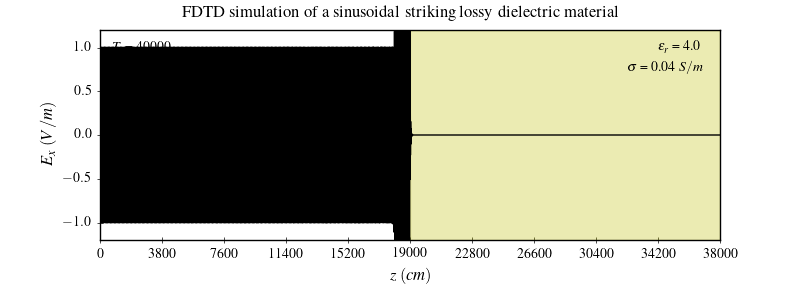

Generate this figure with Julia:
#!/usr/bin/env julia
# File: test_2_1.jl
# Name: D.Saravanan
# Date: 28/02/2025

""" Simulation of a propagating sinusoidal wave of 700 MHz striking a lossy
dielectric with a dielectric constant of 4 and conductivity of 0.04 (S/m) """

import PyPlot as plt
using Printf

plt.matplotlib.style.use("classic")
plt.matplotlib.style.use("../pyplot.mplstyle")


function visualize(ns::Int, nx::Int, epsr::Float32, sigma::Float32, nax::Array{Float32}, ex::Array{Float32})::Nothing
    fig, ax = plt.subplots(figsize=(8,3), gridspec_kw=Dict("hspace"=>0.2))
    fig.suptitle("FDTD simulation of a sinusoidal striking lossy dielectric material")
    medium = epsr > 1 ? findall(x->x!=0,1.0./nax.-1) : 1.0./nax.-1
    ax.plot(0:nx-1, ex, color="k", linewidth=1.0)
    ax.axvspan(medium[1], medium[end], color="y", alpha=0.3)
    ax.set(xlim=(0, nx-1), ylim=(-1.2, 1.2))
    ax.set(xticks=0:Int(ceil(nx/500)*50):nx)
    ax.set(xlabel="\$z\\;(cm)\$", ylabel="\$E_x\\;(V/m)\$")
    ax.text(0.02, 0.90, "\$T\$ = $ns", transform=ax.transAxes)
    ax.text(0.90, 0.90, "\$\\epsilon_r\$ = $epsr", transform=ax.transAxes)
    ax.text(0.85, 0.80, "\$\\sigma\$ = $sigma \$S/m\$", transform=ax.transAxes)
    plt.subplots_adjust(bottom=0.2, hspace=0.45)
    plt.savefig("test_2_1.png", dpi=100)
end


struct medium
    nax::Array{Float32}
    nbx::Array{Float32}
end


function sinusoidal(t::Int32, ds::Float32, freq::Float32)::Float32
    dt::Float32 = ds/6e8  # time step (s)
    return sin(2*pi*freq*dt*t)
end


function dxfield(t::Int32, nx::Int, dx::Array{Float32}, hy::Array{Float32})
    # calculate the electric flux density Dx
    @views dx[2:nx] .+= 0.5 .* (hy[1:nx-1] .- hy[2:nx])
    # put a sinusoidal wave at the low end
    dx[2] += sinusoidal(t, 0.01f0, 700f6)
end


function exfield(nx::Int, md::medium, dx::Array{Float32}, ix::Array{Float32}, ex::Array{Float32})
    # calculate the Ex field from Dx
    @views ex[2:nx] .= md.nax[2:nx] .* (dx[2:nx] .- ix[2:nx])
    @views ix[2:nx] .+= md.nbx[2:nx] .* ex[2:nx]
end


function hyfield(nx::Int, ex::Array{Float32}, hy::Array{Float32}, bc::Array{Float32})
    # absorbing boundary conditions
    ex[1], bc[1], bc[2] = bc[1], bc[2], ex[2]
    ex[nx], bc[4], bc[3] = bc[4], bc[3], ex[nx-1]
    # calculate the Hy field
    @views hy[1:nx-1] .+= 0.5 .* (ex[1:nx-1] .- ex[2:nx])
end


function dielectric(nx::Int, dt::Float32, epsr::Float32, sigma::Float32)::medium
    md = medium(
        fill(1.0f0::Float32, nx),
        fill(0.0f0::Float32, nx),
    )
    eps0::Float32 = 8.854e-12  # vaccum permittivity (F/m)
    md.nax[nx÷2+1:nx] .= 1/(epsr + sigma*dt/eps0)
    md.nbx[nx÷2+1:nx] .= sigma*dt/eps0
    return md
end


function main()

    nx::Int = 38000  # number of grid points
    ns::Int = 40000  # number of time steps

    dx = zeros(Float32, nx)
    ex = zeros(Float32, nx)
    ix = zeros(Float32, nx)
    hy = zeros(Float32, nx)

    bc = zeros(Float32, 4)

    ds::Float32 = 0.01  # spatial step (m)
    dt::Float32 = ds/6e8  # time step (s)
    epsr::Float32 = 4.0  # relative permittivity
    sigma::Float32 = 0.04  # conductivity (S/m)
    md::medium = dielectric(nx, dt, epsr, sigma)

    stime = time_ns()

    for t in Int32.(1:ns)
        dxfield(t, nx, dx, hy)
        exfield(nx, md, dx, ix, ex)
        hyfield(nx, ex, hy, bc)
    end

    ntime = time_ns()
    @printf("Total compute time on CPU: %.3f s\n", (ntime - stime)/1e9)

    println(ex[1:50])
    visualize(ns, nx, epsr, sigma, md.nax, ex)
end


if abspath(PROGRAM_FILE) == @__FILE__
    main()
end
